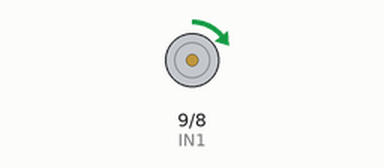
This sketch was run on a simulated Arduino Uno, built with avr-gcc and run on an emulated ATmega328P. Parts: motor-driver pin pairs drawn as motors (green arrow = first pin HIGH = forward, orange = second pin HIGH = backward, longer = more drive, scaled by the enable pin).

Above: at 0.05 s.
At 2.35 s:
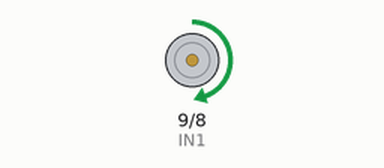
At 4.7 s:
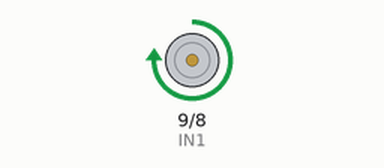
At 9.4 s:
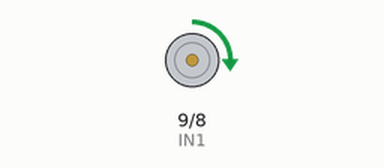
Timing chart, 0 to 13.3 s (numbered marks = the images above):
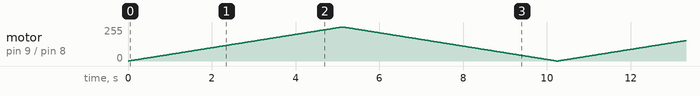

The sketch:

DC_ar.ino
```cpp
//arduinoでL293DでDCモーター動かす
#define IN1 9
#define IN2 8
#define ENA 10

void setup() {
  pinMode(IN1,OUTPUT);
  pinMode(IN2,OUTPUT);
  pinMode(ENA,OUTPUT);
}

void analog1(){
  int i;
  digitalWrite(IN1,HIGH);
  digitalWrite(IN2,LOW);
  for(i=0;i<256;i++){
    analogWrite(ENA,i);
    delay(20);
  }

  for(i=255;i>=0;i--){
    analogWrite(ENA,i);
    delay(20);
  }

  digitalWrite(IN1,LOW);  //無くても動くが、
  digitalWrite(IN2,LOW);  //リフレッシュの意味で
}                         //あった方がいいみたい

void loop() {
  analog1();
}
```
